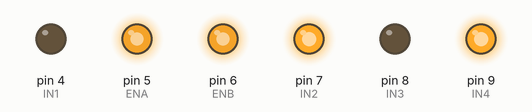
A sketch run on a simulated Arduino Uno, built with avr-gcc and run on an emulated ATmega328P. On the bench: output pins drawn as LEDs (lit = HIGH).

Above: at 0.05 s.
At 4.0 s:
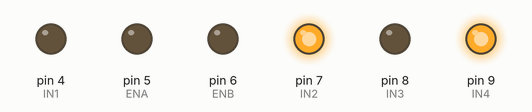
Timing chart, 0 to 4.6 s (numbered marks = the images above):
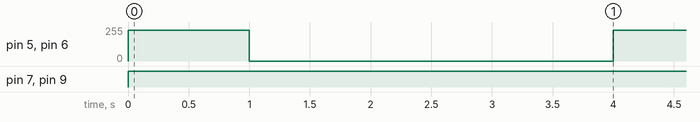

The sketch:

PWM_test.ino
```cpp
const int ENA = 5, IN1 = 4, IN2 = 7;
const int IN3 = 8, IN4 = 9, ENB = 6;

const int TEST_PWM = 230; // Change this value
/* 128 =  FAIL — car does not move
140 =  FAIL — car does not move
150 = ...
...
230- SUCCESS - car moves
*/

void setup() {
  pinMode(ENA, OUTPUT);
  pinMode(ENB, OUTPUT);
  pinMode(IN1, OUTPUT);
  pinMode(IN2, OUTPUT);
  pinMode(IN3, OUTPUT);
  pinMode(IN4, OUTPUT);
}

void loop() {
  // Confirmed forward polarity
  digitalWrite(IN1, LOW);
  digitalWrite(IN2, HIGH);
  digitalWrite(IN3, LOW);
  digitalWrite(IN4, HIGH);

  analogWrite(ENA, TEST_PWM);
  analogWrite(ENB, TEST_PWM);
  delay(1000);

  analogWrite(ENA, 0);
  analogWrite(ENB, 0);
  delay(3000);
}
```

Measured:
- by itself, pin 5 (ENA), pin 6 (ENB): alternates 230/255 for 1.0 s and 0/255 for 3.0 s
- by itself, pin 7 (IN2), pin 9 (IN4): LOW → HIGH at 0.00 s
